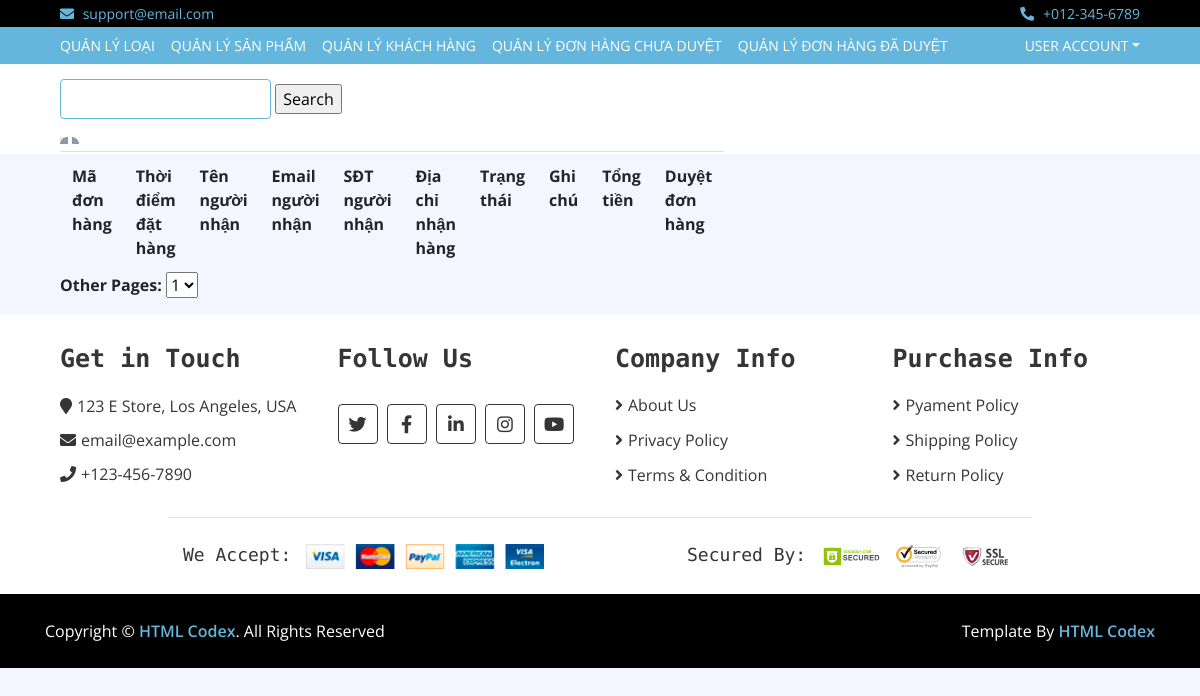
The app's page /admin/index.php?mo=dh2, older data.
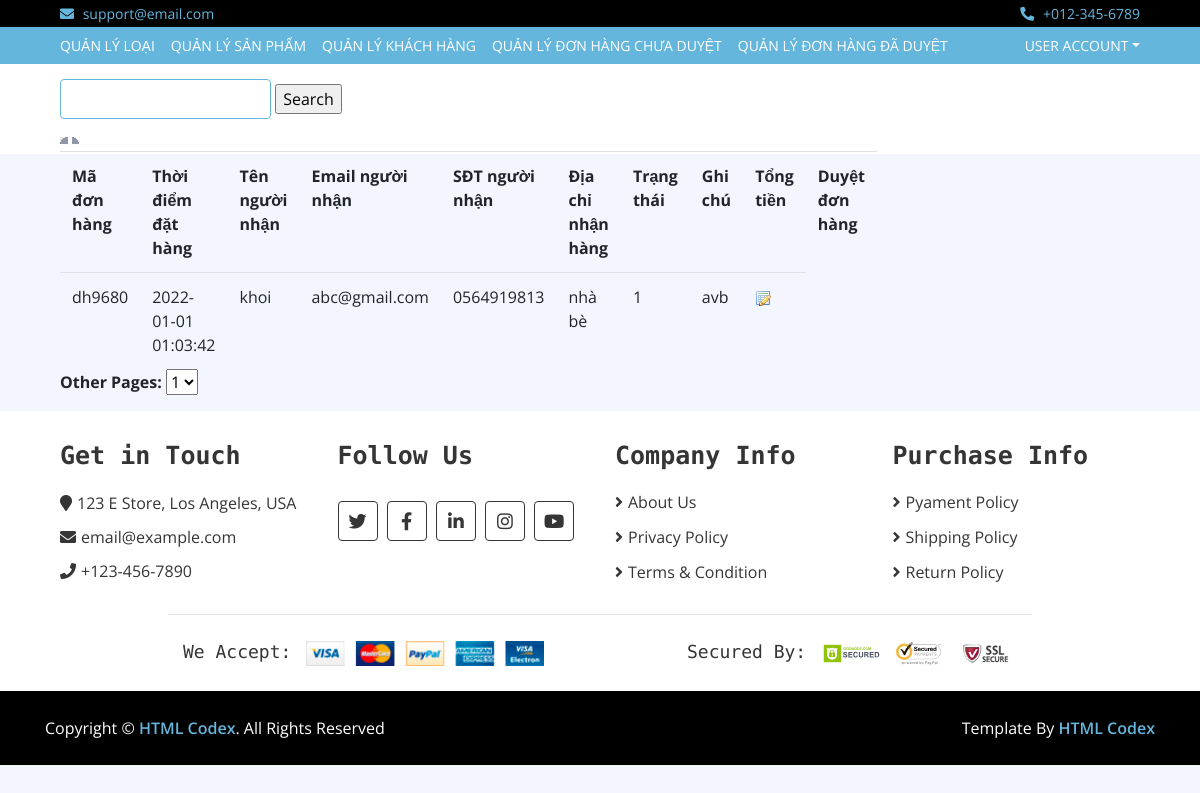
The same page, newer data.
### tables this page shows
CREATE TABLE IF NOT EXISTS `donhang` (
  `madh` char(10) NOT NULL,
  `email` varchar(50) NOT NULL,
  `ThoiDiemDatHang` datetime NOT NULL DEFAULT CURRENT_TIMESTAMP,
  `tennguoinhan` varchar(50) DEFAULT NULL,
  `emailnguoinhan` varchar(200) DEFAULT NULL,
  `sdtnguoinhan` varchar(50) DEFAULT NULL,
  `diachinhanhang` varchar(100) DEFAULT NULL,
  `trangthai` tinyint(1) NOT NULL DEFAULT '0',
  `ghichucuakh` text,
  `tongtien` int(11) DEFAULT NULL,
  PRIMARY KEY (`madh`),
  KEY `email` (`email`)
);

### classes/Db.class.php (called while the page is built, shortened)
<?php
class Db{
		private $pdo= null;
		public function __construct()
		{
			$driver="mysql:host=". HOST."; dbname=". DB_NAME;
			try
			{
				$this->pdo = new PDO($driver, DB_USER, DB_PASS);
				$this->pdo->query("set names 'utf8' ");
			}
			catch(PDOException $e)
			{
				echo "Err:". $e->getMessage();	exit();
			}
		}
		private function query($sql, $arr = array(), $mode = PDO::FETCH_ASSOC)
		{
			$stm = $this->pdo->prepare($sql);
			if (!$stm->execute( $arr))
				{
				echo "Sql lỗi.";
				echo $this->sql_debug($sql,$arr);
				}
			return $stm->fetchAll($mode);
		}
		public function exeQuery($sql,  $arr = array(), $mode = PDO::FETCH_ASSOC)
		{
			return $this->query($sql, $arr, $mode);
		}
	}
?>

### classes/Donhang.class.php (called while the page is built, shortened)
<?php
class Donhang extends Db{
	public function daduyet()
	{
		$sql="select * from donhang where trangthai=1";
		return $this->exeQuery($sql);
	}
}
?>

### admin/donhang2.php (the view, shortened to what this page needs)
<?php
include_once("../classes/Donhang.class.php");
$donhangDB=new Donhang;
$dsdh=$donhangDB->daduyet();
?>
<div class="bottom-bar">
            <div class="container-fluid">
                <div class="row align-items-center">
                  <div class="col-md-6">
                  <div class="search">
        <label>
        <input type="text" name="textfield" />
        </label>
        <label>
        <input type="submit" name="Submit" value="Search" />
        </label>
      </div>
      <div class="table"> <img src="img/bg-th-left.gif" width="8" height="7" alt="" class="left" /> <img src="img/bg-th-right.gif" width="7" height="7" alt="" class="right" />
        <table class="listing" cellpadding="0" cellspacing="0">
          <tr>
            <th class="first" >Mã đơn hàng</th>
            <th>Thời điểm đặt hàng</th>
            <th>Tên người nhận</th>
            <th>Email người nhận</th>
            <th>SĐT người nhận</th>
            <th>Địa chỉ nhận hàng</th>
            <th>Trạng thái</th>
            <th>Ghi chú</th>
            <th>Tổng tiền</th>
            <th>Duyệt đơn hàng</th>
          </tr>
          <?php
		  $i=1;
		  foreach($dsdh as $donhang)
		  {
		  ?>
          <tr <?php if($i%2==0) echo 'class="bg"' ?>>
            <td ><?php echo $donhang['madh'] ?></td>
            <td><?php echo $donhang['ThoiDiemDatHang'] ?></td>
            <td><?php echo $donhang['tennguoinhan'] ?></td>
            <td><?php echo $donhang['emailnguoinhan'] ?></td>
            <td><?php echo $donhang['sdtnguoinhan'] ?></td>
            <td><?php echo $donhang['diachinhanhang'] ?></td>
            <td><?php echo $donhang['trangthai'] ?></td>
            <td><?php echo $donhang['ghichucuakh'] ?></td>
              <td><a href="index.php?mo=dh2&ac=duyet&mdh=<?php echo $donhang['madh'] ?>"><img src="../img/edit-icon.gif" width="16" height="16" alt="" /></a></td>
          </tr>
          <?php
		  	$i++;
		  } ?>
        </table>
        <div class="select"> <strong>Other Pages: </strong>
          <select>
            <option>1</option>
          </select>
        </div>
      </div>
    </div>
            </div>
        </div>

Row changes from the older to the newer data that the page shows:
now on this page (row edited): donhang: madh "dh9680", ThoiDiemDatHang "2022-01-01 01:03:42", tennguoinhan "khoi", emailnguoinhan "abc@gmail.com", sdtnguoinhan "0564919813", diachinhanhang "nhà bè", trangthai "1", ghichucuakh "avb"
